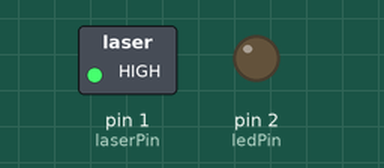
Simulated run of this sketch. Board: Arduino Uno, built with avr-gcc and run on an emulated ATmega328P. Shown: switched loads named in the sketch (green lamp = pin HIGH), output pins drawn as LEDs (lit = HIGH).

Above: at 0.15 s.
At 4.4 s:
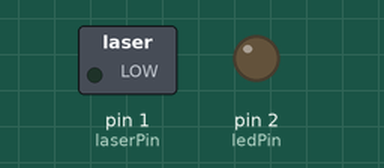
Timing chart, 0 to 6.2 s (numbered marks = the images above):
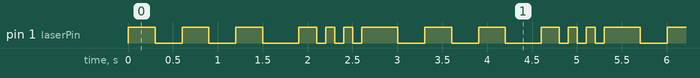

Measured:
- by itself, pin 1 (laserPin): repeats every 2.7 s: 2 × (LOW 0.30 s, HIGH 0.30 s), LOW 0.40 s, HIGH 0.20 s, 2 × (LOW 0.10 s, HIGH 0.10 s), LOW 0.10 s, HIGH 0.40 s
- by itself, everything shown: repeats every 2.7 s, in 12 steps

The sketch:

CarSecond.ino
```cpp
const int ldrPin = 0;
const int laserPin = 1;
const int ledPin = 2;


int mode = 0;
int sigReturn[27];

#include "SignalEmitter.h"
#include "SignalSensor.h"

void setup() {
  pinMode(ldrPin, INPUT);
  pinMode(ledPin, OUTPUT);
  pinMode(laserPin, OUTPUT);

}

void loop() {

  if (mode = 0) {
    //Stop sign signal
    lightRead(ldrPin, sigReturn, 650);
    if (sigReturn[0]) {
      digitalWrite(ledPin, HIGH);
    }
    mode=1;

  } else {

    //Second Car Count Output
    sigSend(523,100,255,laserPin);
  }

}
```

SignalEmitter.h
```cpp
#include "math.h"

boolean one[3] = {0, 0, 1};
boolean two[3] = {0, 1, 0};
boolean three[3] = {0, 1, 1};
boolean four[3] = {1, 0, 0};
boolean five[3] = {1, 0, 1};
boolean six[3] = {1, 1, 0};

int numberArr[8];
int temp;
int sizeArr = 8;
int sigArray[8]={0,0,0,0,0,0,0,0};
int boxVal;

//4635

bool sigSend(int number,int delayVal,int highVal, const int laserPin) {

  //NumberFix
  //Splitter
  for (int i = 0; i < 8; i++) {
    numberArr[i] = number / (pow(10,i));
    temp = numberArr[i] % 10;
    if (temp == 0) {
      sizeArr = i;
      break;
    }
    numberArr[i] = temp;
    Serial.println(numberArr[i]);
  }

//  //Reverse
//  temp = sizeArr / 2;
//  for (int i = 0; i <= temp; i++) {
//    int t = numberArr[i];
//    numberArr[i] = numberArr[7 - i];
//    numberArr[7 - i] = t;
//    Serial.println(numberArr[0]);
//    Serial.println(numberArr[1]);
//    Serial.println(numberArr[2]);
//    Serial.println(numberArr[3]);
//  }

  //Callibration Sender
  for (int j = 0; j < 3; j++) {
    for (int i = 0; i < 3; i++) {
      analogWrite(laserPin, highVal);
      delay(delayVal);
    }
    for (int i = 0; i < 3; i++) {
      analogWrite(laserPin, 0);
      delay(delayVal);
    }
  }


  int j = 0;
  while (j<sizeArr) {
    Serial.println(numberArr[j]);
    boxVal = numberArr[j];
    j++;
    //Sender
    if (boxVal == 1) {
      for (int i = 0; i < 3; i++) {
        analogWrite(laserPin, one[i] * highVal);
        delay(delayVal);
      }
    } else if (boxVal == 2) {
      for (int i = 0; i < 3; i++) {
        analogWrite(laserPin, two[i] * highVal);
        delay(delayVal);
      }
    } else if (boxVal == 3) {
      for (int i = 0; i < 3; i++) {
        analogWrite(laserPin, three[i] * highVal);
        delay(delayVal);
      }
    } else if (boxVal == 4) {
      for (int i = 0; i < 3; i++) {
        analogWrite(laserPin, four[i] * highVal);
        delay(delayVal);
      }
    } else if (boxVal == 5) {
      for (int i = 0; i < 3; i++) {
        analogWrite(laserPin, five[i] * highVal);
        delay(delayVal);
      }
    } else if (boxVal == 6) {
      for (int i = 0; i < 3; i++) {
        analogWrite(laserPin, six[i] * highVal);
        delay(delayVal);
      }
    }
  }
}


bool fastOn(int fast, int , const int laserPin) {
  analogWrite(laserPin, 225);
  delay(fast);
  analogWrite(laserPin, 0);
}
```

SignalSensor.h
```cpp
int ldrVal;
int ldrValDig;
int fin = 1;
int x = 0;
int ldr = 2;
int receivedVal = 0;
bool notDone = 1;
int senseVal;
int place=0;

bool lightRead(const int &ldrPin, int sigReturn[], int senseVal) {

  boolean cal[3] = {0, 0, 0};
  boolean received[3] = {0, 0, 0};
  int count = 0;
  if (notDone) {}
  while (count < 4)
  {
    int plusCount = 0;
    while (plusCount < 3)
    {
      ldrVal = analogRead(ldrPin);
      if (ldrVal >= senseVal)
      {
        plusCount++;
      }
      else
      {
        plusCount = 0;
      }
      delay(50);
    }
    int zeroCount = 0;
    while (zeroCount < 3)
    {
      ldrVal = analogRead(ldrPin);
      if (ldrVal >= senseVal)
      {
        zeroCount = 0;
      }
      else
      {
        zeroCount++;
      }
      delay(50);
    }
    count++;
  }
  if (count == 3)
  {
    fin = 1;
  }
  while (fin != 0)
  {
    ldrVal = analogRead(ldrPin);
    if (ldrVal >= senseVal)
    {
      ldrValDig = 1;
    }
    else if (ldrVal < senseVal)
    {
      ldrValDig = 0;
    }
    if (x < 3)
    {
      received[x] = ldrValDig;
      x++;
    }
    if (x == 3)
    {
      if (received[0] == 1)
      {
        receivedVal = receivedVal + 4;
      }
      if (received[1] == 1)
      {
        receivedVal = receivedVal + 2;
      }
      if (received[2] == 1)
      {
        receivedVal = receivedVal + 1;
      }

      fin = receivedVal;
      if (fin == 0) {
        notDone = false;
        break;
      }
        sigReturn[place] = receivedVal;

      Serial.println(fin);
      receivedVal = 0;
      place++;
      x = 0;
    }
    delay (50);
  }
return true;
}
```
